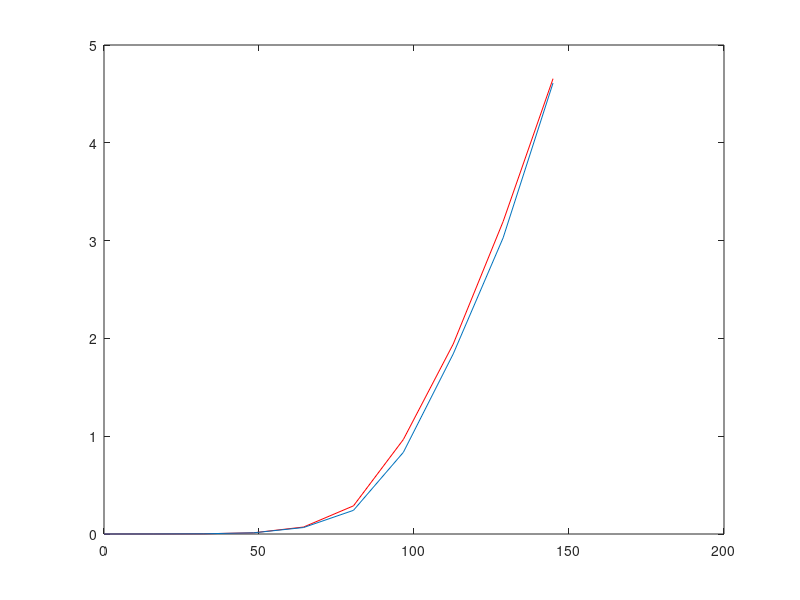

MATLAB code for this plot:
r1 = 10;
r2 = 6;
D = 8;

assistedRate = zeros(100,1);
rate = zeros(100,1);
SNR = zeros(10,1);
afRate = zeros(10,1);
directRate = zeros(10,1);

Ps = 1;

Pnoise = 1;
for i = 1:10
    
    Pr = Ps;
    
    for j = 1:100
    
        g13 = exprnd(1,1,1);
        g12 = exprnd(1,1,1);
        g23 = exprnd(1,1,1);

        gamma = 4;

        h13 = g13*(r1^(-gamma));
        h12 = g12*(r2^(-gamma));
        h23 = g23*(D^(-gamma));

        s0 = h13*Ps/Pnoise;
        s1 = h12*Ps/Pnoise;
        s2 = h23*Pr/Pnoise;
        
        C = 0.5*log(1+ s0 + s1*s2/(s1+s2+1));
        
        assistedRate(j) = C;
        
        rate(j) = log(1+s0);
        if C < rate(j)
           assistedRate(j) = rate(j); 
        end

    end
    afRate(i) = mean(assistedRate);
    directRate(i) = mean(rate);
    
    SNR(i) = 10*log(Ps/Pnoise);
    Ps = 5*Ps;

end

plot(SNR,afRate,'r');
hold on
plot(SNR,directRate)